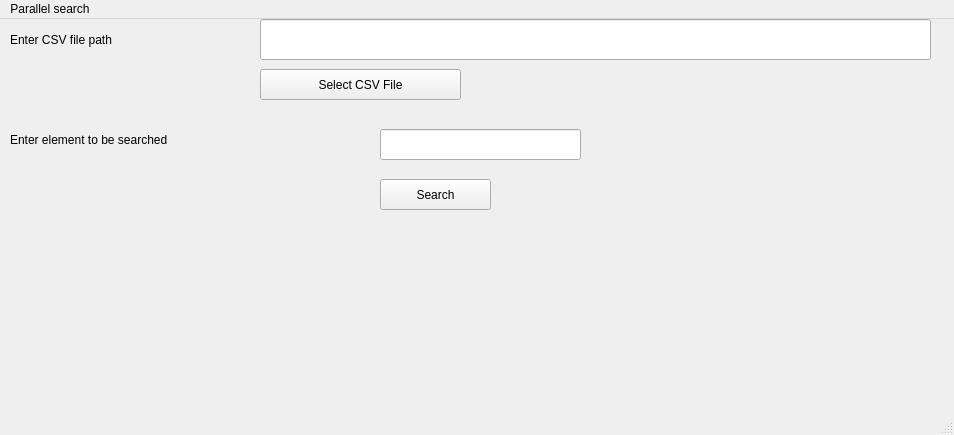
<?xml version="1.0" encoding="UTF-8"?>
<ui version="4.0">
 <class>MainWindow</class>
 <widget class="QMainWindow" name="MainWindow">
  <property name="geometry">
   <rect>
    <x>0</x>
    <y>0</y>
    <width>954</width>
    <height>435</height>
   </rect>
  </property>
  <property name="windowTitle">
   <string>MainWindow</string>
  </property>
  <property name="styleSheet">
   <string notr="true">font: 700 20pt &quot;Times New Roman&quot;;</string>
  </property>
  <widget class="QWidget" name="centralwidget">
   <widget class="QLineEdit" name="filePathLineEdit">
    <property name="geometry">
     <rect>
      <x>260</x>
      <y>0</y>
      <width>671</width>
      <height>41</height>
     </rect>
    </property>
   </widget>
   <widget class="QPushButton" name="selectFileButton">
    <property name="geometry">
     <rect>
      <x>260</x>
      <y>50</y>
      <width>201</width>
      <height>31</height>
     </rect>
    </property>
    <property name="text">
     <string>Select CSV File</string>
    </property>
   </widget>
   <widget class="QLineEdit" name="searchLineEdit">
    <property name="geometry">
     <rect>
      <x>380</x>
      <y>110</y>
      <width>201</width>
      <height>31</height>
     </rect>
    </property>
   </widget>
   <widget class="QPushButton" name="searchButton">
    <property name="geometry">
     <rect>
      <x>380</x>
      <y>160</y>
      <width>111</width>
      <height>31</height>
     </rect>
    </property>
    <property name="text">
     <string>Search</string>
    </property>
   </widget>
   <widget class="QLabel" name="head">
    <property name="geometry">
     <rect>
      <x>10</x>
      <y>0</y>
      <width>241</width>
      <height>41</height>
     </rect>
    </property>
    <property name="maximumSize">
     <size>
      <width>16777215</width>
      <height>41</height>
     </size>
    </property>
    <property name="text">
     <string>Enter CSV file path </string>
    </property>
   </widget>
   <widget class="QLabel" name="search">
    <property name="geometry">
     <rect>
      <x>10</x>
      <y>100</y>
      <width>351</width>
      <height>41</height>
     </rect>
    </property>
    <property name="styleSheet">
     <string notr="true">font: 700 18pt &quot;Times New Roman&quot;;</string>
    </property>
    <property name="text">
     <string>Enter element to be searched</string>
    </property>
   </widget>
  </widget>
  <widget class="QMenuBar" name="menubar">
   <property name="geometry">
    <rect>
     <x>0</x>
     <y>0</y>
     <width>954</width>
     <height>35</height>
    </rect>
   </property>
   <widget class="QMenu" name="menuParallel_search">
    <property name="title">
     <string>Parallel search</string>
    </property>
   </widget>
   <addaction name="menuParallel_search"/>
  </widget>
  <widget class="QStatusBar" name="statusbar"/>
 </widget>
 <resources/>
 <connections/>
</ui>
